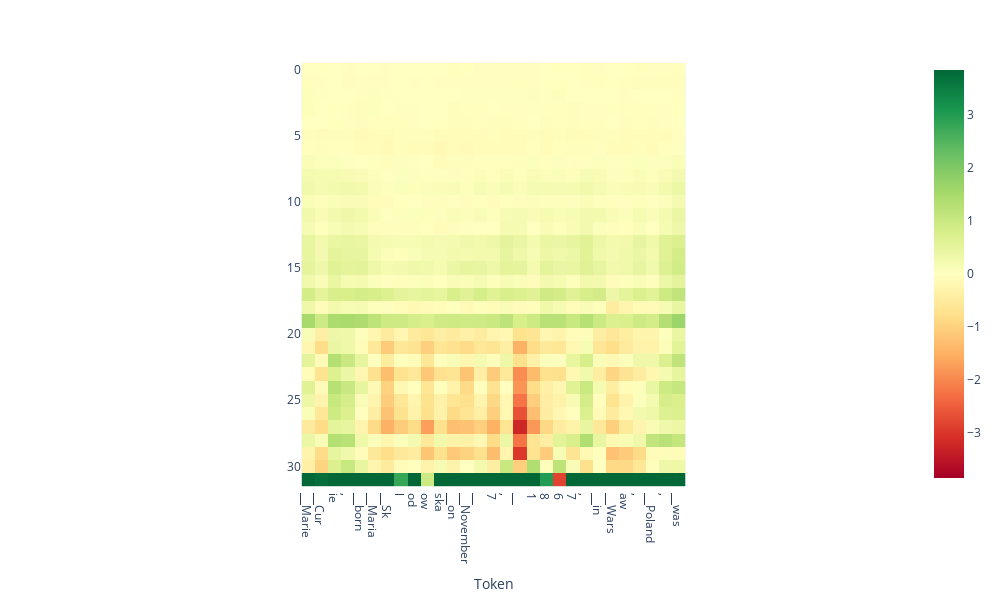

Source (notebook cell):
### Code cell
doc.plot_projection_heatmap(output['projections'], output['tokens'], lastn_tokens_to_plot=None, saturate_at='auto')

### Figure 1 — Plotly figure (JSON) as saved in the notebook; plotly's stock layout.template omitted (floating-point values rounded to 4 significant figures; data arrays with more than 128 entries replaced by an {"elided": "..."} marker saying what was removed)
{"data": [{"coloraxis": "coloraxis", "hovertemplate": "Token: %{x}<br>y: %{y}<br>color: %{z}<extra></extra>", "name": "0", "type": "heatmap", "xaxis": "x", "yaxis": "y", "z": {"elided": "32x29 float values"}}], "layout": {"coloraxis": {"cmax": 3.848, "cmin": -3.848, "colorscale": [[0, "rgb(165,0,38)"], [0.1, "rgb(215,48,39)"], [0.2, "rgb(244,109,67)"], [0.3, "rgb(253,174,97)"], [0.4, "rgb(254,224,139)"], [0.5, "rgb(255,255,191)"], [0.6, "rgb(217,239,139)"], [0.7, "rgb(166,217,106)"], [0.8, "rgb(102,189,99)"], [0.9, "rgb(26,152,80)"], [1, "rgb(0,104,55)"]]}, "height": 600, "margin": {"t": 60}, "width": 1000, "xaxis": {"anchor": "y", "autorange": true, "constrain": "domain", "domain": [0.2679, 0.7321], "range": [-0.5, 28.5], "scaleanchor": "y", "ticktext": ["▁Marie", "▁Cur", "ie", ",", "▁born", "▁Maria", "▁Sk", "l", "od", "ow", "ska", "▁on", "▁November", "▁", "7", ",", "▁", "1", "8", "6", "7", ",", "▁in", "▁Wars", "aw", ",", "▁Poland", ",", "▁was", "▁a"], "tickvals": [0, 1, 2, 3, 4, 5, 6, 7, 8, 9, 10, 11, 12, 13, 14, 15, 16, 17, 18, 19, 20, 21, 22, 23, 24, 25, 26, 27, 28, 29], "title": {"text": "Token"}}, "yaxis": {"anchor": "x", "autorange": true, "constrain": "domain", "domain": [0, 1], "range": [31.5, -0.5]}}}
